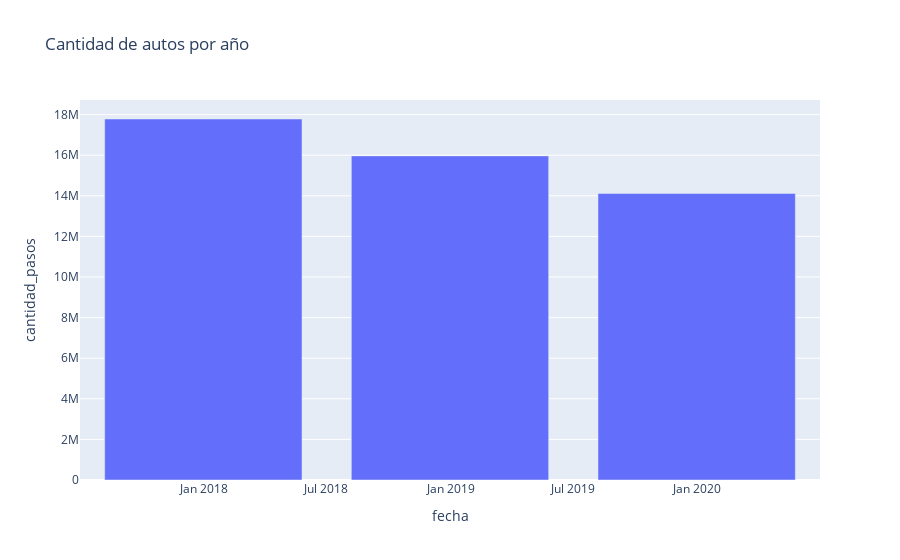

Notebook cell for this chart:
### Code cell
fig = px.bar (anual, y= "cantidad_pasos", title=" Cantidad de autos por año")
fig.show()

### Figure 1 — Plotly figure (JSON) as saved in the notebook; plotly's stock layout.template omitted (floating-point values rounded to 4 significant figures)
{"data": [{"alignmentgroup": "True", "hovertemplate": "fecha=%{x}<br>cantidad_pasos=%{y}<extra></extra>", "legendgroup": "", "marker": {"color": "#636efa"}, "name": "", "offsetgroup": "", "orientation": "v", "showlegend": false, "textposition": "auto", "type": "bar", "x": ["2017-12-31T00:00:00", "2018-12-31T00:00:00", "2019-12-31T00:00:00"], "xaxis": "x", "y": [17783512, 15966944, 14115125], "yaxis": "y"}], "layout": {"autosize": true, "barmode": "relative", "legend": {"tracegroupgap": 0}, "title": {"text": " Cantidad de autos por año"}, "xaxis": {"anchor": "y", "autorange": true, "domain": [0, 1], "range": ["2017-07-01 12:00", "2020-06-30 12:00"], "title": {"text": "fecha"}, "type": "date"}, "yaxis": {"anchor": "x", "autorange": true, "domain": [0, 1], "range": [0, 18720000.0], "title": {"text": "cantidad_pasos"}, "type": "linear"}}}
